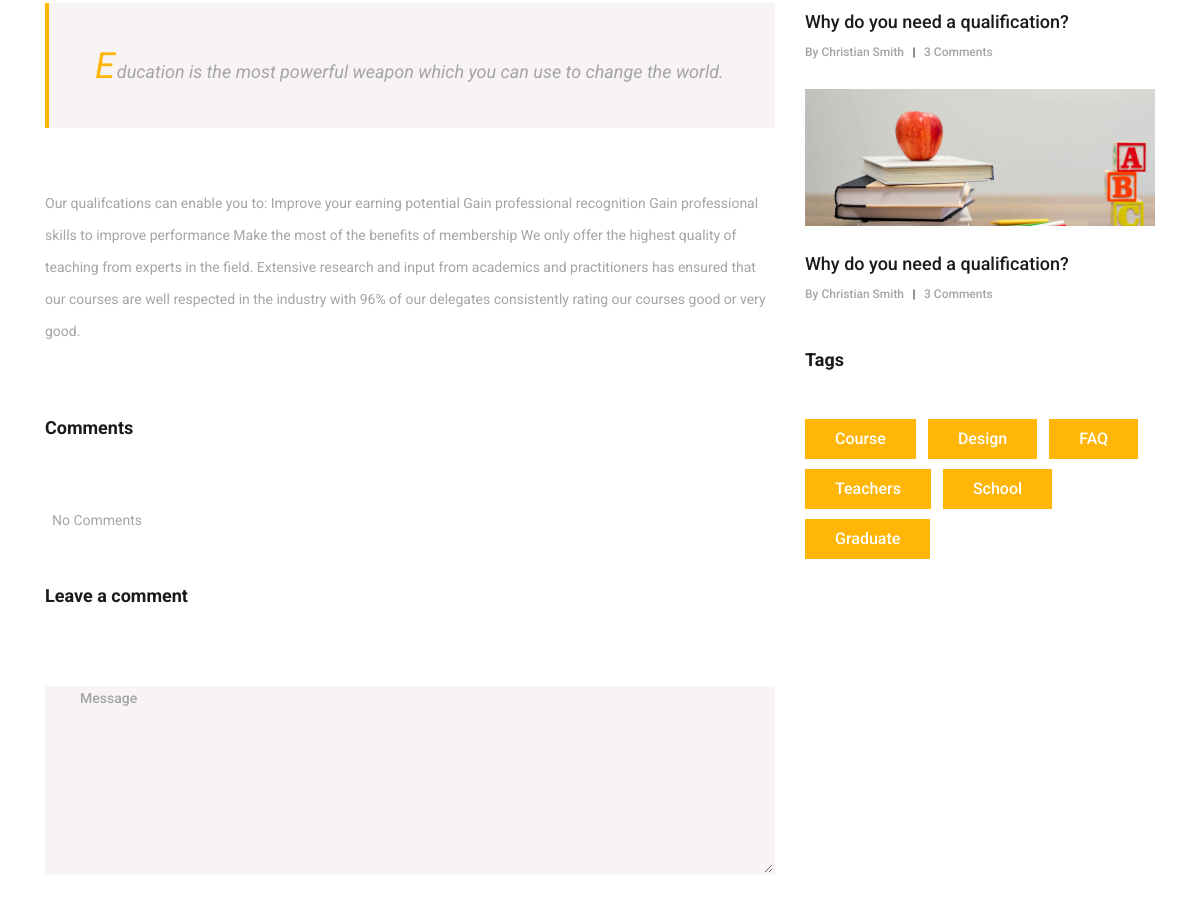
The page /news_post.php (middle part) on the database as committed earlier.
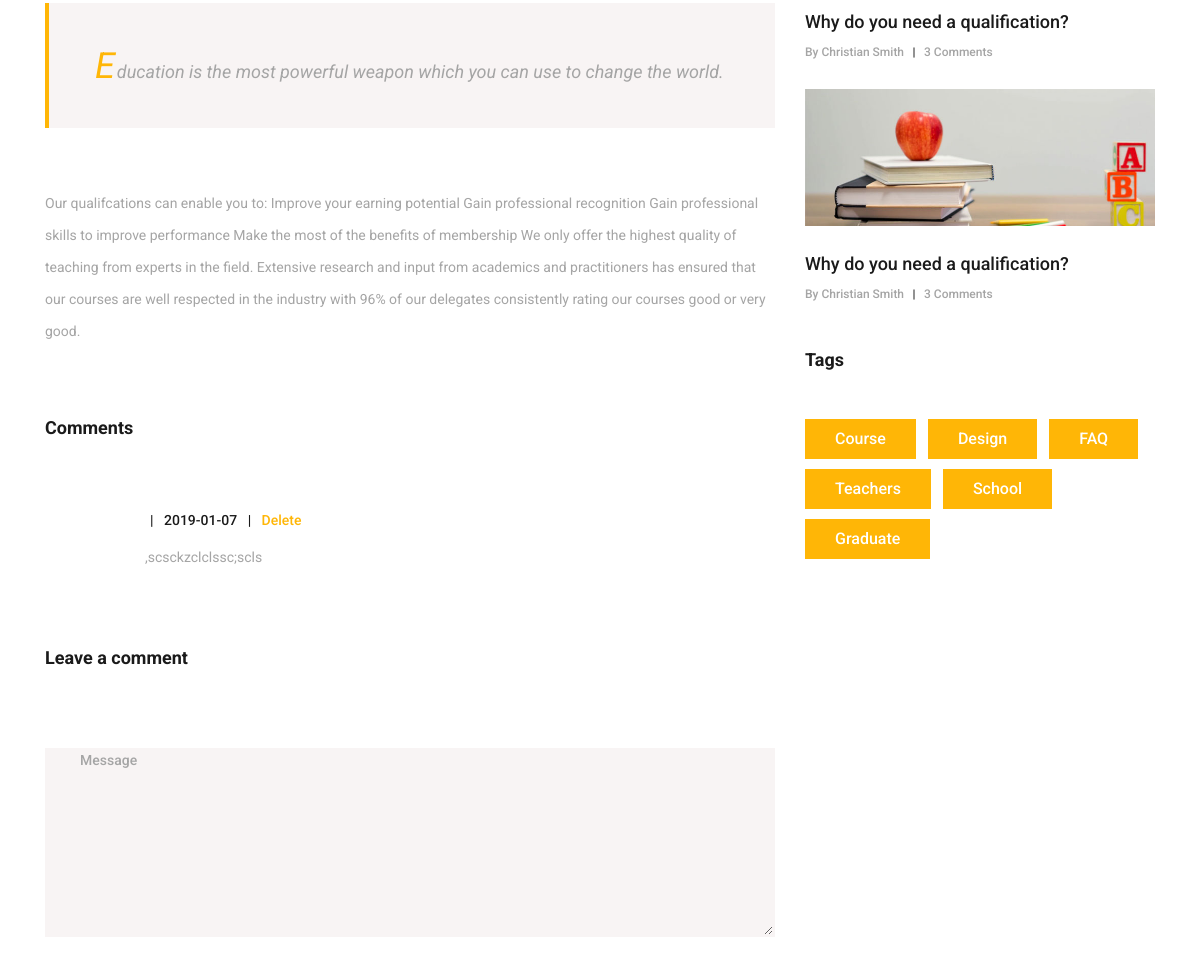
The same page on the database as committed later.
### tables this page shows
CREATE TABLE `ciit_news_comments` (
  `u_id` varchar(20) NOT NULL,
  `u_email` varchar(50) NOT NULL,
  `u_comment` varchar(400) NOT NULL,
  `ad_date` date NOT NULL,
  `ad_appr` tinyint(1) NOT NULL
);

### news_post.php (the view, shortened to what this page needs)
<!DOCTYPE html>
<html lang="en">
<head>
<link rel="stylesheet" type="text/css" href="styles/bootstrap4/bootstrap.min.css">
<link href="plugins/fontawesome-free-5.0.1/css/fontawesome-all.css" rel="stylesheet" type="text/css">
<link rel="stylesheet" type="text/css" href="styles/news_post_styles.css">
<link rel="stylesheet" type="text/css" href="styles/news_post_responsive.css">
</head>
<body>
<div class="super_container">
	<div class="news">
		<div class="container">
			<div class="row">
				<div class="col-lg-8">
					<div class="news_post_container">
						<div class="news_post">
							<div class="news_post_quote">
								<p class="news_post_quote_text"><span>E</span>ducation is the most powerful weapon which you can use to change the world.</p>
							</div>
							<p class="news_post_text" style="margin-top: 59px;">Our qualifcations can enable you to:
Improve your earning potential
Gain professional recognition
Gain professional skills to improve performance
Make the most of the benefits of membership
We only offer the highest quality of teaching from experts in the field. Extensive research and input from academics and practitioners has ensured that our courses are well respected in the industry with 96% of our delegates consistently rating our courses good or very good. </p>
						</div>
					</div>
					<div class="news_post_comments">
						<div class="comments_title">Comments</div>
						<ul class="comments_list">
							<?php
								require_once('connect.php');
								$sql = "SELECT * FROM ciit_news_comments";
								$result = $conn->query($sql);
								if ($result->num_rows > 0) {
									while($row = $result->fetch_assoc()){
											echo '
											<li class="comment">
												<div class="comment_container d-flex flex-row">
													<div>
														<div class="comment_image">
															<img src="images/comment_d1.png" alt="">
														</div>
													</div>
													<div class="comment_content">
														<div class="comment_meta">
															<span class="comment_name"><a href="#">'.$row["u_name"].'</a></span>
															<span class="comment_separator">|</span>
															<span class="comment_date">'.$row["ad_date"].'</span>
															<span class="comment_separator">|</span>
															<span class="comment_reply_link"><a href="?uname='.$row["u_name"].'&udate='.$row["ad_date"].'">Delete</a></span>
														</div>
														<p class="comment_text">'.$row["u_comment"].'</p>
													</div>
												</div>
											</li>';
									}
								}
								else {
									echo '<span class="comment_separator">No Comments</span>';
								}
							?>
						</ul>
					</div>
					<div class="leave_comment">
						<div class="leave_comment_title">Leave a comment</div>
						<div class="leave_comment_form_container">
							<form  method="post" action=<?php echo htmlspecialchars($_SERVER["PHP_SELF"]); ?> >
								<textarea name="form_ncom" id="comment_form_message" class="text_field contact_form_message" name="message" placeholder="Message" required="required" data-error="Please, write us a message."></textarea>
							</form>
						</div>
					</div>
				</div>
				<div class="col-lg-4">
					<div class="sidebar">
						<div class="sidebar_section">
							<div class="latest_posts">
								<div class="latest_post">
									<div class="latest_post_title"><a href="news_post.html">Why do you need a qualification?</a></div>
									<div class="latest_post_meta">
										<span class="latest_post_author"><a href="#">By Christian Smith</a></span>
										<span>|</span>
										<span class="latest_post_comments"><a href="#">3 Comments</a></span>
									</div>
								</div>
								<div class="latest_post">
									<div class="latest_post_image">
										<img src="images/latest_3.jpg" alt="https://unsplash.com/@element5digital">
									</div>
									<div class="latest_post_title"><a href="news_post.html">Why do you need a qualification?</a></div>
									<div class="latest_post_meta">
										<span class="latest_post_author"><a href="#">By Christian Smith</a></span>
										<span>|</span>
										<span class="latest_post_comments"><a href="#">3 Comments</a></span>
									</div>
								</div>
							</div>
						</div>
						<div class="sidebar_section">
							<div class="sidebar_section_title">
								<h3>Tags</h3>
							</div>
							<div class="tags d-flex flex-row flex-wrap">
								<div class="tag"><a href="#">Course</a></div>
								<div class="tag"><a href="#">Design</a></div>
								<div class="tag"><a href="#">FAQ</a></div>
								<div class="tag"><a href="#">Teachers</a></div>
								<div class="tag"><a href="#">School</a></div>
								<div class="tag"><a href="#">Graduate</a></div>
							</div>
						</div>
					</div>
				</div>
			</div>
		</div>
	</div>
</div>
</body>
</html>

Rows that differ between the two databases and show on the page:
added ciit_news_comments: ad_date "2019-01-07", u_comment ",scsckzclclssc;scls"
Other text that changed with them:
text no longer shown: "No Comments"
